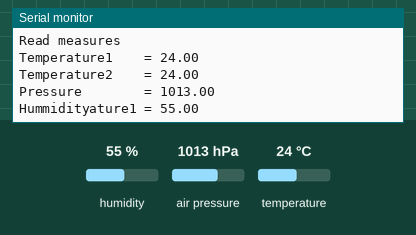
Bench run of a sketch on a simulated Arduino Uno, built with avr-gcc and run on an emulated ATmega328P. Shown: the last lines printed to the serial monitor. The inputs (shaded band) are chosen by the test bench; at power-on: humidity 55 %, air pressure 1013 hPa, temperature 24 °C.

Above: at 1.2 s.
1.3 s: humidity set to 22 %
At 4.9 s:
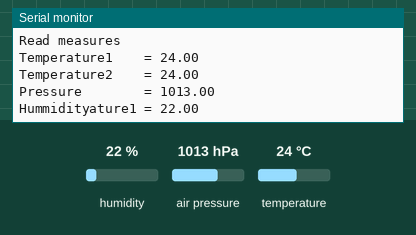
5.1 s: air pressure set to 952 hPa
At 8.8 s:
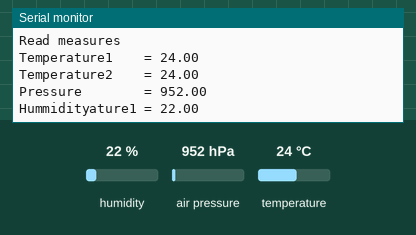
8.9 s: temperature set to 12 °C
At 13.6 s:
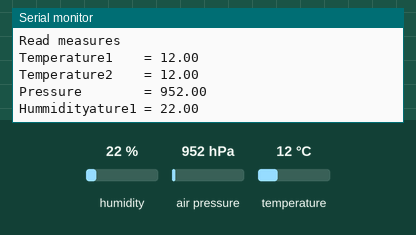

Measured:
- after the input at 1.3 s, the serial monitor: prints a new line after 3.0 s (image 1)
- after the input at 5.1 s, the serial monitor: prints a new line after 3.3 s (image 2)
- after the input at 8.9 s, the serial monitor: prints a new line after 3.6 s (image 3)

The sketch:

TestSensorController.ino
```cpp
#include "CQueue.h"
#include "CSensorController.h"

CSensorController gSensorController;

void setup()
{
  Serial.begin(9600);
  gSensorController.Setup();

}

void loop()
{

  QueueData measures = gSensorController.GetMeasure();
  Serial.println("");
  Serial.println("Read measures");
  Serial.println("Temperature1    = "+String(measures.Temperature1));
  Serial.println("Temperature2    = "+String(measures.Temperature2));
  Serial.println("Pressure        = "+String(measures.Pressure));
  Serial.println("Hummidityature1 = "+String(measures.Hummidity));

  delay(4000);
}
```

CQueue.h
```cpp
#ifndef file_CQueue
#define file_CQueue

struct QueueData
{
  double Temperature1;
  double Temperature2;
  double Pressure;
  double Hummidity;
};

#endif
```

CSensorController.cpp
```cpp
#include "CSensorController.h"

CSensorController::CSensorController()
{
	_AHT21Active = false;
  _BMP280Active = false;
}

void CSensorController::Setup()
{
  _AHT21Active = _AHT21.begin();
  _BMP280Active = _BMP280.begin(0x76);
}

QueueData CSensorController::GetMeasure()
{
  QueueData res;
  res.Temperature1 = 0;
  res.Temperature2 = 0;
  res.Pressure = 0;
  res.Hummidity = 0;

  if (_AHT21Active)
  {
    sensors_event_t humidity, temp;
    _AHT21.getEvent(&humidity, &temp);
    res.Temperature1 = temp.temperature;
    res.Hummidity = humidity.relative_humidity;
  }

  if (_BMP280Active)
  {
    sensors_event_t temp_event, pressure_event;
    _BMP280.getTemperatureSensor()->getEvent(&temp_event);
    res.Temperature2 = temp_event.temperature;
    _BMP280.getPressureSensor()->getEvent(&pressure_event);
    res.Pressure = pressure_event.pressure;
  }

  return res;
}
```

CSensorController.h
```cpp
#ifndef file_CSensorController
#define file_CSensorController

#include <Adafruit_AHTX0.h>
#include <Adafruit_BMP280.h>
#include "CQueue.h"

class CSensorController
{
  private:
    bool _AHT21Active;
    bool _BMP280Active;
    Adafruit_AHTX0 _AHT21;
    Adafruit_BMP280 _BMP280;

  public:
    CSensorController();
    void Setup();
    QueueData GetMeasure();
};
#endif
```
